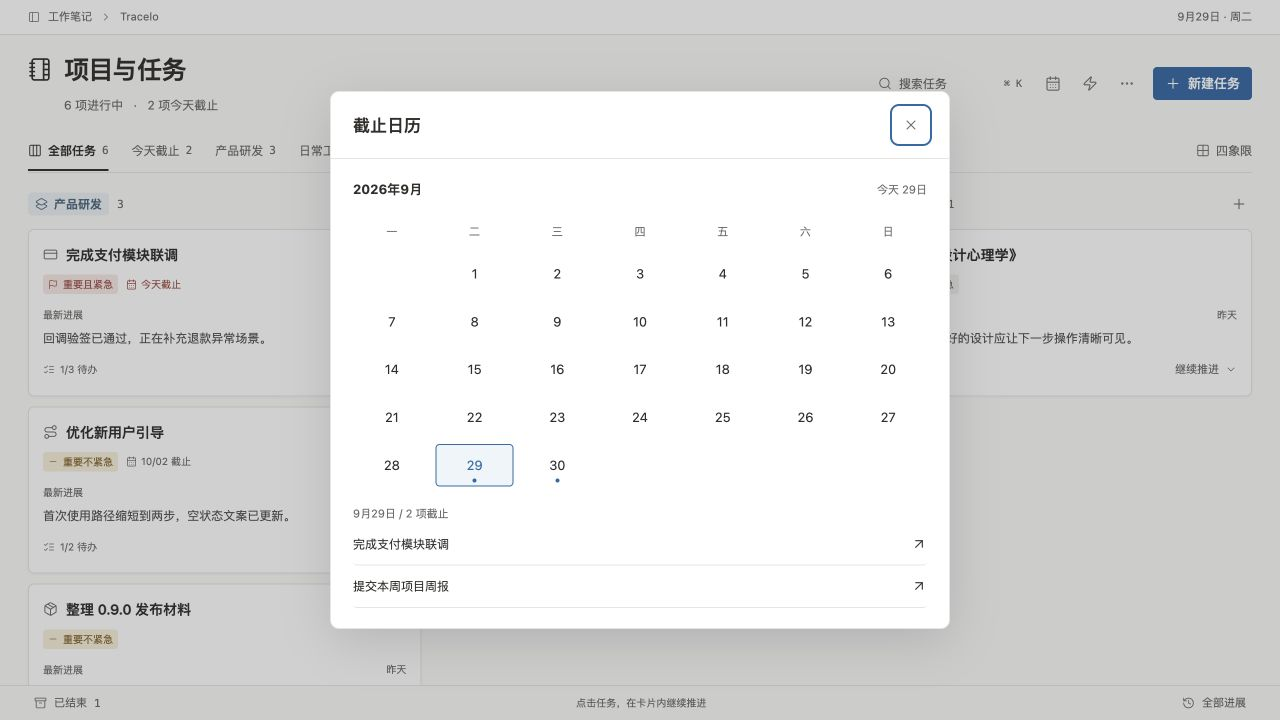
#> input picture docs/design/notion-cards/screenshots/calendar.png, 1280 x 720 px, given in place of quick-create.png, which was not available
$ python make-overview.py
#> lines starting #> are read from the running program, lines starting #| are printed output that depends on the picture
"""Arrange actual browser captures without reconstructing UI elements."""
from pathlib import Path
from PIL import Image, ImageDraw, ImageFont, ImageOps

ROOT = Path(__file__).resolve().parent
SHOTS = ROOT / "screenshots"
FONT = "/System/Library/Fonts/STHeiti Medium.ttc"
font = lambda size: ImageFont.truetype(FONT, size)

# Measured .quick-wrap bounds at the browser's native 1280 x 720 viewport.
for name, bounds in {
    "quick-create": (367, 97, 913, 624),
    "quick-progress": (367, 67, 913, 654),
}.items():
    for suffix in ("", "-dark"):
        image = Image.open(SHOTS / f"{name}{suffix}.png").convert("RGB")
#> image is the input picture: PIL image 1280x720 RGB; mean R, G, B 219.3, 219.5, 218.8
        image.crop(bounds).save(SHOTS / f"{name}{suffix}-crop.png")
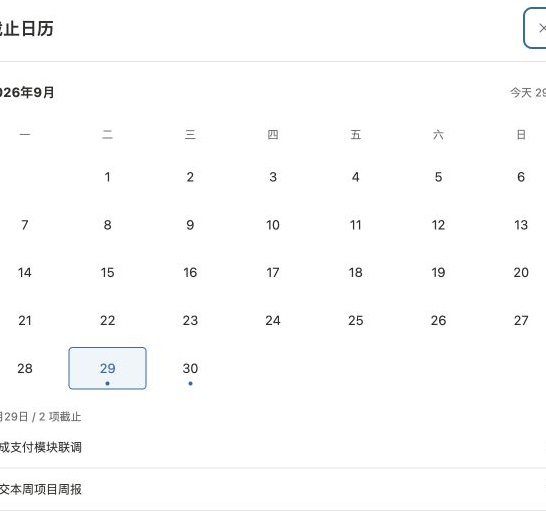
#> saved as quick-create-crop.png: PIL image 546x527 RGB; mean R, G, B 252.2, 252.4, 252.4
#> pass 2 of the loop `for name, bounds in {`:
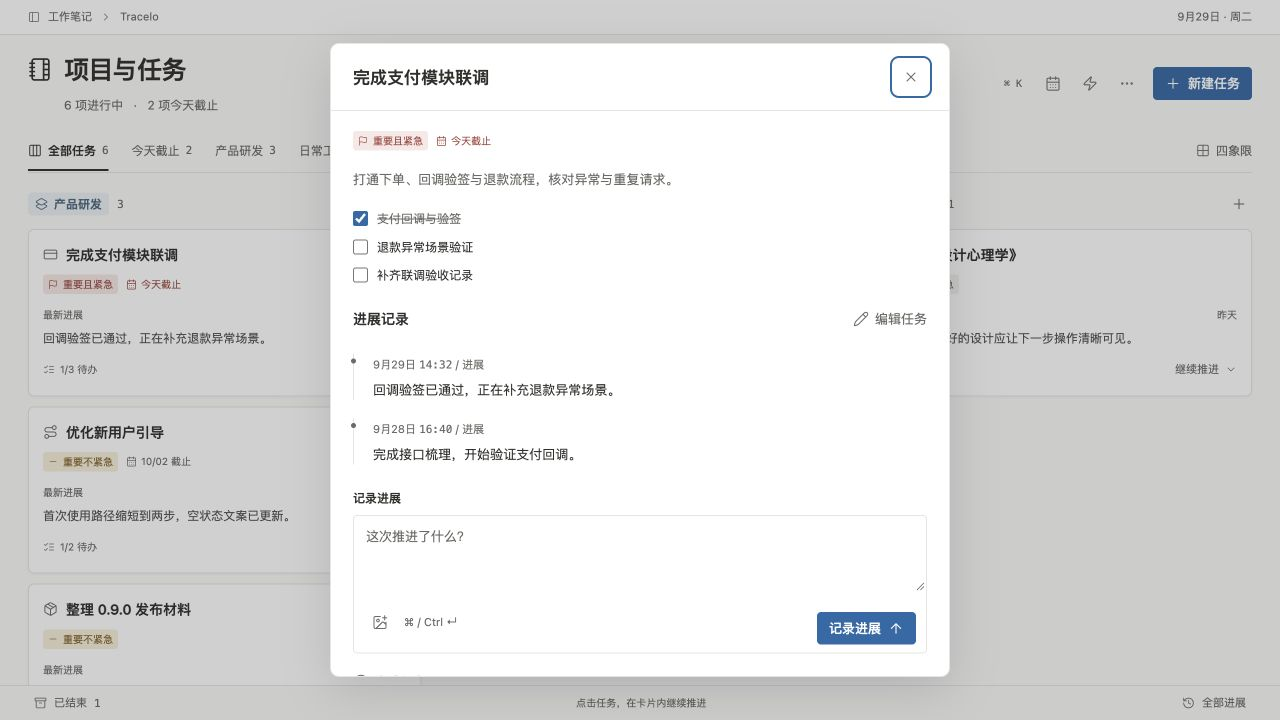
#> input picture docs/design/notion-cards/screenshots/detail.png, 1280 x 720 px, given in place of quick-progress.png, which was not available
#> image is the input picture: PIL image 1280x720 RGB; mean R, G, B 221.2, 221.4, 221
#> `image.crop(bounds).save(SHOTS / f"{name}{suffix}-crop.png")`:
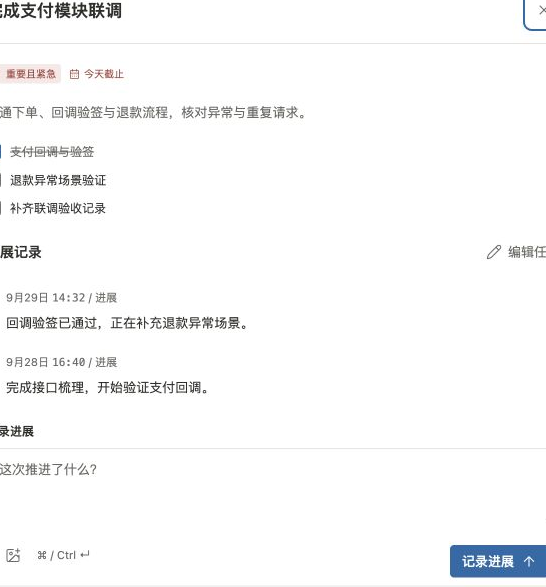
#> saved as quick-progress-crop.png: PIL image 546x587 RGB; mean R, G, B 248.8, 249.1, 249.5
#> (the run stopped early here; a loop or call above may not have finished)
